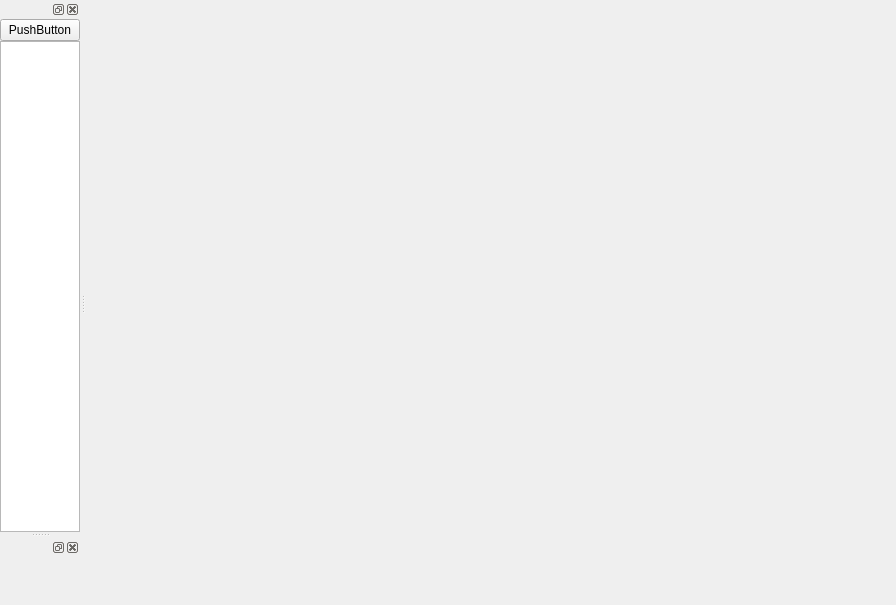
<?xml version="1.0" encoding="UTF-8"?>
<ui version="4.0">
 <class>MainWindow</class>
 <widget class="QMainWindow" name="MainWindow">
  <property name="geometry">
   <rect>
    <x>0</x>
    <y>0</y>
    <width>896</width>
    <height>605</height>
   </rect>
  </property>
  <property name="sizePolicy">
   <sizepolicy hsizetype="Ignored" vsizetype="Ignored">
    <horstretch>0</horstretch>
    <verstretch>0</verstretch>
   </sizepolicy>
  </property>
  <property name="windowTitle">
   <string>MainWindow</string>
  </property>
  <widget class="QWidget" name="centralWidget">
   <property name="sizePolicy">
    <sizepolicy hsizetype="Ignored" vsizetype="Ignored">
     <horstretch>0</horstretch>
     <verstretch>0</verstretch>
    </sizepolicy>
   </property>
  </widget>
  <widget class="QMenuBar" name="menuBar">
   <property name="geometry">
    <rect>
     <x>0</x>
     <y>0</y>
     <width>896</width>
     <height>21</height>
    </rect>
   </property>
   <property name="sizePolicy">
    <sizepolicy hsizetype="Ignored" vsizetype="Ignored">
     <horstretch>0</horstretch>
     <verstretch>0</verstretch>
    </sizepolicy>
   </property>
  </widget>
  <widget class="QToolBar" name="mainToolBar">
   <property name="sizePolicy">
    <sizepolicy hsizetype="Ignored" vsizetype="Ignored">
     <horstretch>0</horstretch>
     <verstretch>0</verstretch>
    </sizepolicy>
   </property>
   <attribute name="toolBarArea">
    <enum>TopToolBarArea</enum>
   </attribute>
   <attribute name="toolBarBreak">
    <bool>false</bool>
   </attribute>
  </widget>
  <widget class="QStatusBar" name="statusBar">
   <property name="sizePolicy">
    <sizepolicy hsizetype="Ignored" vsizetype="Ignored">
     <horstretch>0</horstretch>
     <verstretch>0</verstretch>
    </sizepolicy>
   </property>
  </widget>
  <widget class="QDockWidget" name="dockWidget">
   <property name="sizePolicy">
    <sizepolicy hsizetype="Preferred" vsizetype="Expanding">
     <horstretch>0</horstretch>
     <verstretch>0</verstretch>
    </sizepolicy>
   </property>
   <property name="minimumSize">
    <size>
     <width>80</width>
     <height>152</height>
    </size>
   </property>
   <property name="maximumSize">
    <size>
     <width>524287</width>
     <height>524287</height>
    </size>
   </property>
   <property name="floating">
    <bool>false</bool>
   </property>
   <attribute name="dockWidgetArea">
    <number>1</number>
   </attribute>
   <widget class="QWidget" name="dockWidgetContents">
    <property name="sizePolicy">
     <sizepolicy hsizetype="Ignored" vsizetype="Ignored">
      <horstretch>0</horstretch>
      <verstretch>0</verstretch>
     </sizepolicy>
    </property>
    <layout class="QVBoxLayout" name="verticalLayout">
     <property name="spacing">
      <number>0</number>
     </property>
     <property name="sizeConstraint">
      <enum>QLayout::SetMinimumSize</enum>
     </property>
     <property name="leftMargin">
      <number>0</number>
     </property>
     <property name="topMargin">
      <number>0</number>
     </property>
     <property name="rightMargin">
      <number>0</number>
     </property>
     <property name="bottomMargin">
      <number>0</number>
     </property>
     <item>
      <widget class="QWidget" name="w1_move" native="true">
       <property name="sizePolicy">
        <sizepolicy hsizetype="Ignored" vsizetype="Ignored">
         <horstretch>0</horstretch>
         <verstretch>0</verstretch>
        </sizepolicy>
       </property>
       <layout class="QVBoxLayout" name="verticalLayout_2">
        <property name="spacing">
         <number>0</number>
        </property>
        <property name="leftMargin">
         <number>0</number>
        </property>
        <property name="topMargin">
         <number>0</number>
        </property>
        <property name="rightMargin">
         <number>0</number>
        </property>
        <property name="bottomMargin">
         <number>0</number>
        </property>
        <item>
         <widget class="QPushButton" name="pushButton">
          <property name="sizePolicy">
           <sizepolicy hsizetype="Fixed" vsizetype="Fixed">
            <horstretch>0</horstretch>
            <verstretch>0</verstretch>
           </sizepolicy>
          </property>
          <property name="minimumSize">
           <size>
            <width>0</width>
            <height>20</height>
           </size>
          </property>
          <property name="text">
           <string>PushButton</string>
          </property>
         </widget>
        </item>
        <item>
         <widget class="QListWidget" name="listWidget"/>
        </item>
       </layout>
      </widget>
     </item>
    </layout>
   </widget>
  </widget>
  <widget class="QDockWidget" name="dockWidget_2">
   <property name="sizePolicy">
    <sizepolicy hsizetype="Ignored" vsizetype="Ignored">
     <horstretch>0</horstretch>
     <verstretch>0</verstretch>
    </sizepolicy>
   </property>
   <attribute name="dockWidgetArea">
    <number>1</number>
   </attribute>
   <widget class="QWidget" name="dockWidgetContents_2">
    <property name="sizePolicy">
     <sizepolicy hsizetype="Ignored" vsizetype="Ignored">
      <horstretch>0</horstretch>
      <verstretch>0</verstretch>
     </sizepolicy>
    </property>
   </widget>
  </widget>
 </widget>
 <layoutdefault spacing="6" margin="11"/>
 <resources/>
 <connections/>
</ui>
